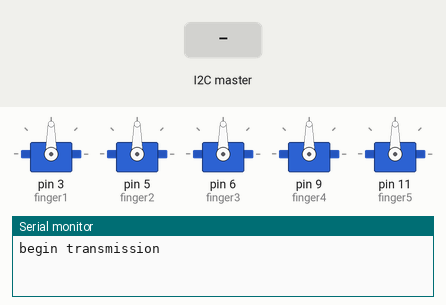
This sketch was run on a simulated Arduino Uno, built with avr-gcc and run on an emulated ATmega328P. Shown: 5 × servo, the last lines printed to the serial monitor. Inputs (shaded band) come from the test bench.

Above: at 1.2 s.
1.3 s: the I2C master sends the byte 1
At 2.5 s:
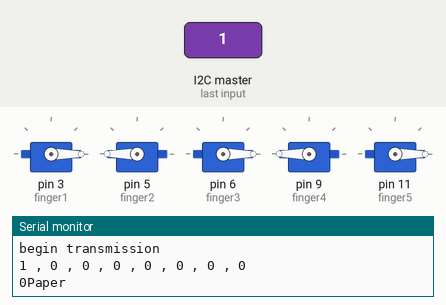
2.8 s: the I2C master sends the byte 90
At 3.7 s:
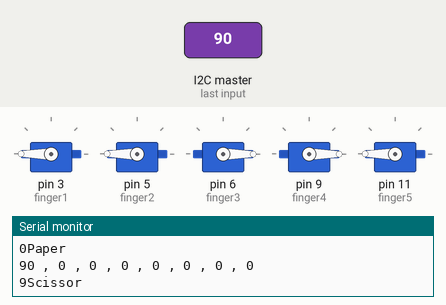
4.3 s: the I2C master sends the byte 200
At 4.9 s:
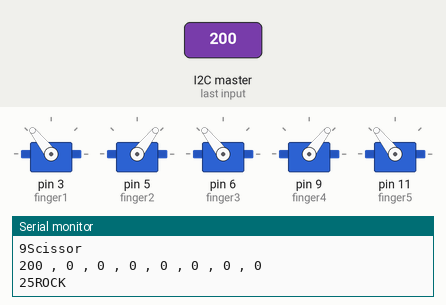
5.8 s: the I2C master sends the byte 90
At 7.0 s:
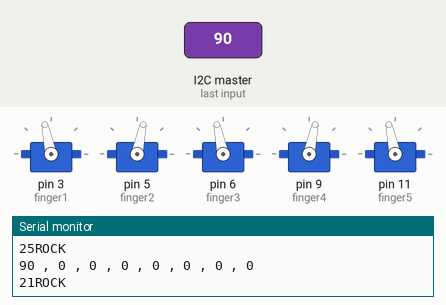
7.3 s: the I2C master sends the byte 200
At 8.4 s:
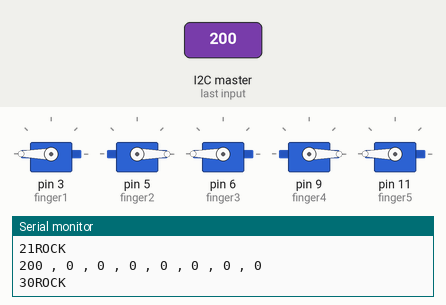
8.8 s: the I2C master sends the byte 0
At 9.5 s:
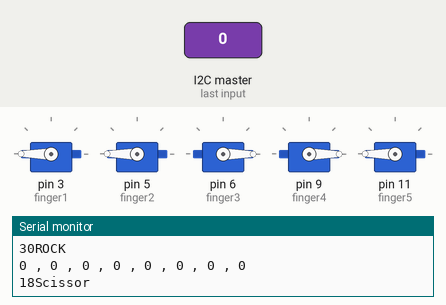
Timing chart, 0 to 11.3 s (numbered marks = the images above; inputs shaded):
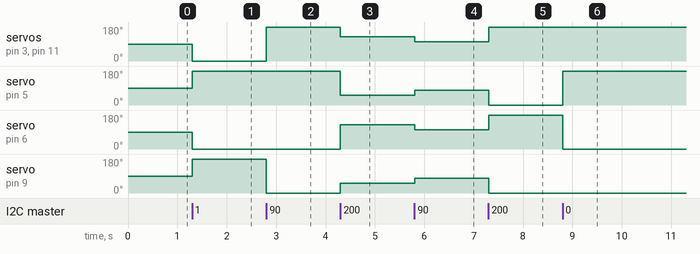

The sketch:

kalman_myo_slave.ino
```cpp
#include <Wire.h>
#include <Servo.h>
#define SLAVE 4
Servo finger1;
Servo finger2;
Servo finger3;
Servo finger4;
Servo finger5;
byte data[8];


/*
const int numReadings = 3;
float readings[8][numReadings];
float average[8];
*/

float aver=0;
int readIndex=0;
float total[8]={0,0,0,0,0,0,0,0};
void setup()
{//setup process 1)fingers.attach(), 2)wire connection and receive
    finger1.attach(3);
    finger2.attach(5); //역행
    finger3.attach(6);
    finger4.attach(9); //역행
    finger5.attach(11);
 Serial.begin(115200);
 Serial.println("begin transmission");

 /*
for(int i=0;i<8;i++){
   for(int j=0;j<numReadings;j++)
 {
    readings[i][j]=0;
 }
}
*/

 Wire.begin(SLAVE);//Wire
 Wire.onReceive(receiveEvent);
}

void receiveEvent()
{
  int i=0;
  while(Wire.available())
  {
    data[i]=Wire.read();//byte 단위로 받고
    i++;
  }

  Serial.print(data[0]);
  Serial.print(" , ");
  Serial.print(data[1]);
  Serial.print(" , ");
  Serial.print(data[2]);
  Serial.print(" , ");
  Serial.print(data[3]);
  Serial.print(" , ");
  Serial.print(data[4]);
  Serial.print(" , ");
  Serial.print(data[5]);
  Serial.print(" , ");
  Serial.print(data[6]);
  Serial.print(" , ");
  Serial.print(data[7]);
  Serial.println("");

   for(int i=0;i<8;i++)
    {
    /*
    total[i] = total[i] - readings[i][readIndex];
    readings[i][readIndex] = data[i];
    total[i] = total[i] + readings[i][readIndex];
    readIndex = readIndex + 1;
    if(readIndex >= numReadings) {
    readIndex = 0;
    }
    average[i] = (total[i]/numReadings);
    Serial.print(" ");//이 과정이 Master로 간것인가
    */

   aver=aver+data[i];
    }
   aver=aver/10;
   if(aver>30) aver=30;
   int aver2=aver;


   aver=(int)map(aver,0,30,0,7);
   aver=map(aver,0,7,0,180);
   int invaver=180-aver;
   Serial.print(aver2);

   if(aver2<5.0)
   { //힘이 없으면 보자기
   finger1.write(0);
   finger2.write(180);
   finger3.write(0);
   finger4.write(180);
   finger5.write(0);
   Serial.println("Paper");
   }

   else if(5.0<=aver2 && aver2<20.0 )
   {
   finger1.write(180);
   finger2.write(180);
   finger3.write(0);
   finger4.write(0);
   finger5.write(180);
   Serial.println("Scissor ");
   }

   else
   {
   finger1.write(aver);
   finger2.write(invaver);
   finger3.write(aver);
   finger4.write(invaver);
   finger5.write(aver);
   Serial.println("ROCK ");
   }


}
void loop() {
}
```

Measured:
- after the input at 1.3 s, servo on pin 3 (finger1), servo on pin 6 (finger3), servo on pin 11 (finger5): 90° → 0° at once; servo on pin 5 (finger2), servo on pin 9 (finger4): 90° → 180° at once
- after the input at 2.8 s, servo on pin 3 (finger1), servo on pin 11 (finger5): 0° → 180° at once; servo on pin 9 (finger4): 180° → 0° at once
- after the input at 4.3 s, servo on pin 3 (finger1), servo on pin 11 (finger5): 180° → 128° at once; servo on pin 5 (finger2): 180° → 52° at once; servo on pin 6 (finger3): 0° → 128° at once; servo on pin 9 (finger4): 0° → 52° at once
- after the input at 5.8 s, servo on pin 3 (finger1), servo on pin 6 (finger3), servo on pin 11 (finger5): 128° → 102° at once; servo on pin 5 (finger2), servo on pin 9 (finger4): 52° → 78° at once
- after the input at 7.3 s, servo on pin 3 (finger1), servo on pin 6 (finger3), servo on pin 11 (finger5): 102° → 180° at once; servo on pin 5 (finger2), servo on pin 9 (finger4): 78° → 0° at once
- after the input at 8.8 s, servo on pin 5 (finger2): 0° → 180° at once; servo on pin 6 (finger3): 180° → 0° at once
